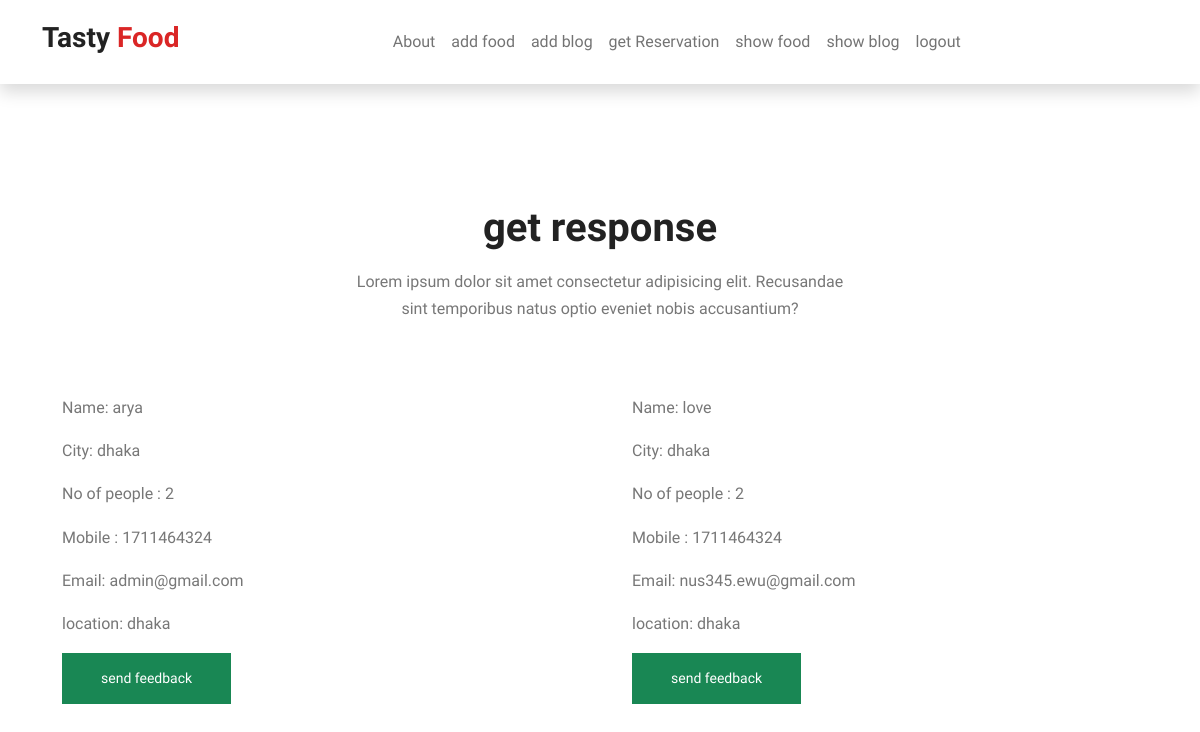
The page /getresponse/ (signed in) on the database its author committed.
### customer/models.py (models this page shows, shortened)
class reservation(models.Model):
    user = models.ForeignKey(settings.AUTH_USER_MODEL, null=True,
                             on_delete=models.CASCADE)
    name = models.CharField(max_length=100)
    city = models.CharField(max_length=100)
    no_of_people = models.PositiveIntegerField()
    date = models.DateField(auto_now=False, auto_now_add=False)
    mobile = models.PositiveIntegerField()
    email = models.EmailField()
    location = models.CharField(max_length=50)

### company/views.py (the view)
# urls.py: path('getresponse/', views.getresponse, name='getresponse'),
@login_required
def getresponse(request):
    blogs = reservation.objects.all()
    context = {'blogs': blogs}
    return render(request, 'company/getresponse.html', locals())

### templates/company/getresponse.html
{% extends 'company/base1.html' %} {% load crispy_forms_tags %} {% block body %}
<section id="blog">
  <div class="container">
    <div class="row">
      <div class="col-12 intro-text">
        <h1>get response</h1>
        <p>
          Lorem ipsum dolor sit amet consectetur adipisicing elit. Recusandae
          sint temporibus natus optio eveniet nobis accusantium?
        </p>
      </div>
    </div>
    <div class="row gy-4">
      {% for blog in blogs %}
      <div class="col-sm-6 p-2">
        <div class="blog-post d-flex shadow-on-hover">
          <div class="blog-post-content p-4">
            <p>Name: {{blog.name}}</p>
            <p>City: {{blog.city}}</p>
            <p>No of people : {{blog.no_of_people}}</p>
            <p>Mobile : {{blog.mobile}}</p>
            <p>Email: {{blog.email}}</p>
            <p>location: {{blog.location}}</p>
            <a class="btn btn-success btn-sm " href="{% url 'company:addfeedback' id=blog.id %}">send feedback</a>
          </div>
        </div>
      </div>
      {%endfor%}
  </div>
</section>
{% endblock %}

### static/css/style.css (style rules this page uses)
body { font-family: "Spline Sans", sans-serif; color: #777; line-height: 1.7; }
h1,h2,h3,h4,h5,h6 { font-weight: 600; color: #222; }
a { color: #222; text-decoration: none; transition: all 0.4s; }
section { padding-top: 120px; padding-bottom: 120px; }
.shadow-on-hover { transition: all 0.3s; }
.btn { border-radius: 0; padding: 14px 38px; }
.intro-text { margin-bottom: 40px; text-align: center; }
.intro-text p { max-width: 500px; margin: 16px auto 0 auto; }

### rows shown on the page
reservation: name "arya", city "dhaka", no_of_people "2", mobile "1711464324", email "admin@gmail.com", location "dhaka"
reservation: name "love", city "dhaka", no_of_people "2", mobile "1711464324", email "nus345.ewu@gmail.com", location "dhaka"
